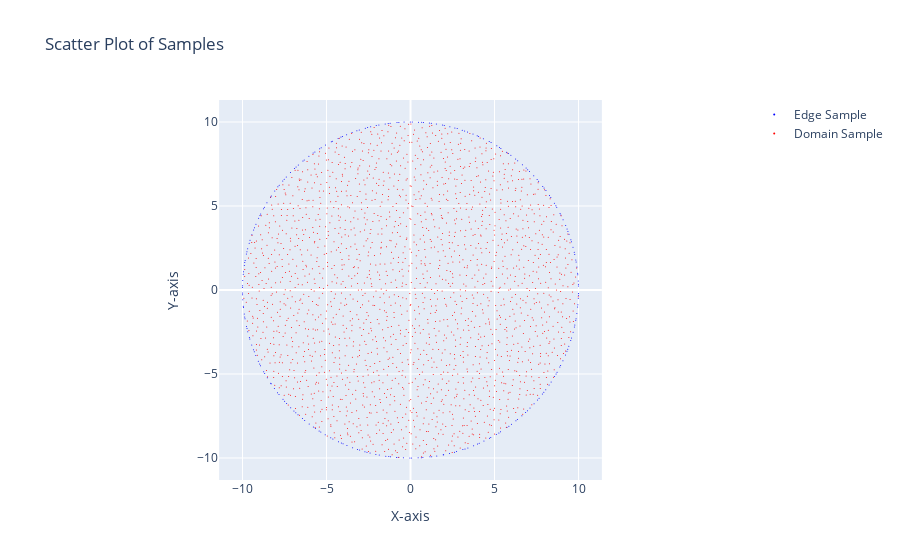

Notebook source saved alongside this figure:
### Code cell
shape = CircleShape(
    seed=SEED,
    edge_n=E_SAMPLE,
    domain_n=D_SAMPLE,
    center=CENTER,
    radius=RADIUS,
    cross_sample_generate=1,
    even_sample=True
)

edge_sample, domain_sample = shape.get()
shape.plot()

### Figure 1 — Plotly figure (JSON) as saved in the notebook; plotly's stock layout.template omitted (floating-point values rounded to 4 significant figures; data arrays with more than 128 entries replaced by an {"elided": "..."} marker saying what was removed)
{"data": [{"marker": {"color": "blue", "size": 1}, "mode": "markers", "name": "Edge Sample", "type": "scatter", "x": {"elided": "256 float values"}, "y": {"elided": "256 float values"}}, {"marker": {"color": "red", "size": 1}, "mode": "markers", "name": "Domain Sample", "type": "scatter", "x": {"elided": "2048 float values"}, "y": {"elided": "2048 float values"}}], "layout": {"showlegend": true, "title": {"text": "Scatter Plot of Samples"}, "xaxis": {"constrain": "domain", "title": {"text": "X-axis"}}, "yaxis": {"scaleanchor": "x", "scaleratio": 1, "title": {"text": "Y-axis"}}}}
